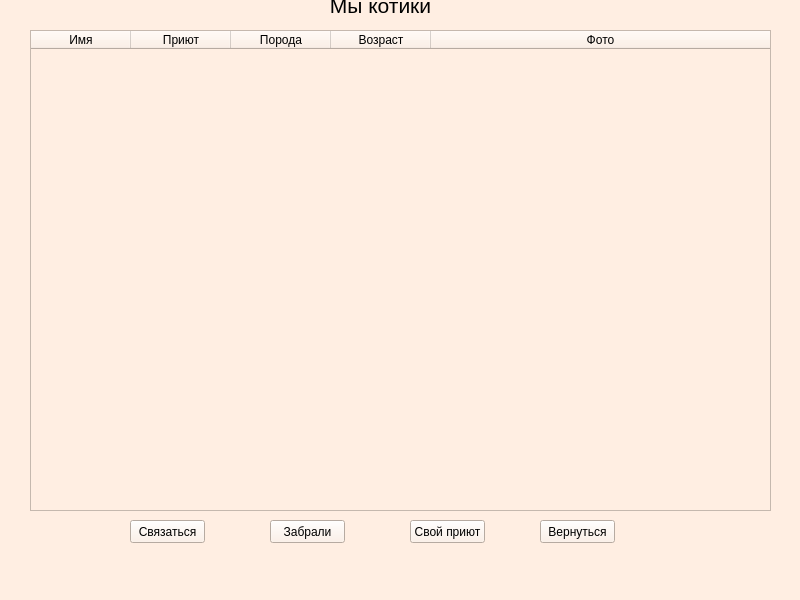
<?xml version="1.0" encoding="UTF-8"?>
<ui version="4.0">
 <class>MainWindow</class>
 <widget class="QMainWindow" name="MainWindow">
  <property name="geometry">
   <rect>
    <x>0</x>
    <y>0</y>
    <width>800</width>
    <height>600</height>
   </rect>
  </property>
  <property name="windowTitle">
   <string>MainWindow</string>
  </property>
  <property name="styleSheet">
   <string notr="true">background-color: rgb(255, 238, 226);</string>
  </property>
  <widget class="QWidget" name="centralwidget">
   <widget class="QPushButton" name="back">
    <property name="geometry">
     <rect>
      <x>540</x>
      <y>520</y>
      <width>75</width>
      <height>23</height>
     </rect>
    </property>
    <property name="text">
     <string>Вернуться</string>
    </property>
   </widget>
   <widget class="QPushButton" name="info_about_shelter">
    <property name="geometry">
     <rect>
      <x>130</x>
      <y>520</y>
      <width>75</width>
      <height>23</height>
     </rect>
    </property>
    <property name="text">
     <string>Связаться</string>
    </property>
   </widget>
   <widget class="QTableWidget" name="tableWidget">
    <property name="geometry">
     <rect>
      <x>30</x>
      <y>30</y>
      <width>741</width>
      <height>481</height>
     </rect>
    </property>
    <attribute name="horizontalHeaderCascadingSectionResizes">
     <bool>false</bool>
    </attribute>
    <attribute name="horizontalHeaderShowSortIndicator" stdset="0">
     <bool>false</bool>
    </attribute>
    <attribute name="horizontalHeaderStretchLastSection">
     <bool>true</bool>
    </attribute>
    <attribute name="verticalHeaderCascadingSectionResizes">
     <bool>false</bool>
    </attribute>
    <attribute name="verticalHeaderShowSortIndicator" stdset="0">
     <bool>false</bool>
    </attribute>
    <attribute name="verticalHeaderStretchLastSection">
     <bool>false</bool>
    </attribute>
    <column>
     <property name="text">
      <string>Имя</string>
     </property>
    </column>
    <column>
     <property name="text">
      <string>Приют</string>
     </property>
    </column>
    <column>
     <property name="text">
      <string>Порода</string>
     </property>
    </column>
    <column>
     <property name="text">
      <string>Возраст</string>
     </property>
    </column>
    <column>
     <property name="text">
      <string>Фото</string>
     </property>
    </column>
   </widget>
   <widget class="QLabel" name="label">
    <property name="geometry">
     <rect>
      <x>280</x>
      <y>-10</y>
      <width>201</width>
      <height>31</height>
     </rect>
    </property>
    <property name="text">
     <string>&lt;html&gt;&lt;head/&gt;&lt;body&gt;&lt;p align=&quot;center&quot;&gt;&lt;span style=&quot; font-size:16pt;&quot;&gt;Мы котики&lt;/span&gt;&lt;/p&gt;&lt;/body&gt;&lt;/html&gt;</string>
    </property>
   </widget>
   <widget class="QPushButton" name="cat_taken">
    <property name="geometry">
     <rect>
      <x>270</x>
      <y>520</y>
      <width>75</width>
      <height>23</height>
     </rect>
    </property>
    <property name="text">
     <string>Забрали</string>
    </property>
   </widget>
   <widget class="QPushButton" name="filter_shelter">
    <property name="geometry">
     <rect>
      <x>410</x>
      <y>520</y>
      <width>75</width>
      <height>23</height>
     </rect>
    </property>
    <property name="text">
     <string>Свой приют</string>
    </property>
   </widget>
  </widget>
  <widget class="QMenuBar" name="menubar">
   <property name="geometry">
    <rect>
     <x>0</x>
     <y>0</y>
     <width>800</width>
     <height>21</height>
    </rect>
   </property>
  </widget>
  <widget class="QStatusBar" name="statusbar"/>
 </widget>
 <resources/>
 <connections/>
</ui>
